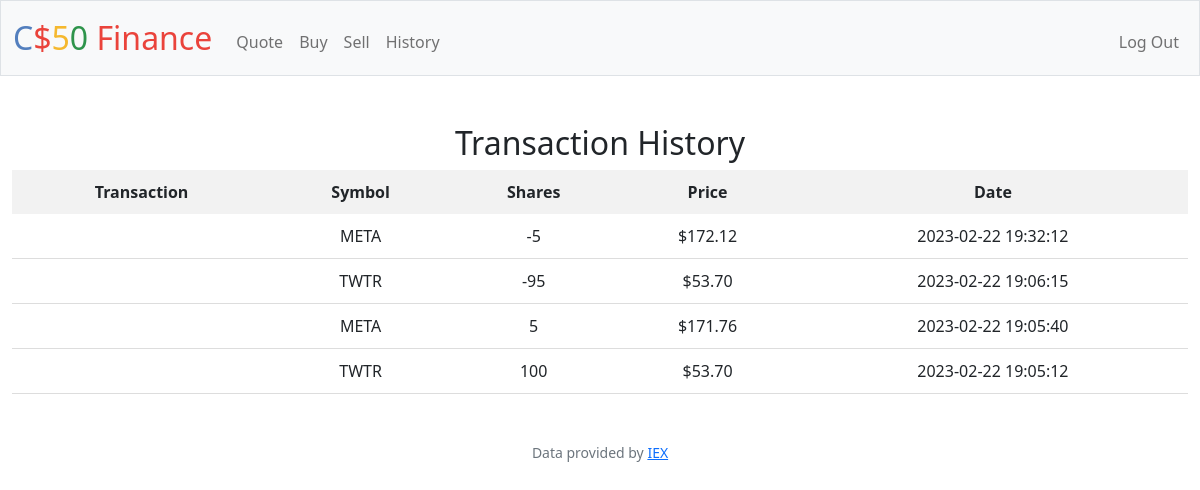
Screenshot of /history (signed in) with the database file from the repository.
### tables this page shows
CREATE TABLE 'transactions' ('id' INTEGER PRIMARY KEY AUTOINCREMENT NOT NULL, 'user_id' INTEGER, 'symbol' TEXT, 'shares' INTEGER, 'price' REAL, 'date' DATETIME);

### app.py (the view)
@app.route("/history")
@login_required
def history():
    user_id = session["user_id"]
    transactions = db.execute("SELECT symbol, shares, price, date FROM transactions WHERE user_id = ? ORDER BY date DESC", user_id)
    return render_template("history.html", transactions=transactions, usd=usd)

### app.py (called while the page is built)
@app.after_request
def after_request(response):
    response.headers["Cache-Control"] = "no-cache, no-store, must-revalidate"
    response.headers["Expires"] = 0
    response.headers["Pragma"] = "no-cache"
    return response

### helpers.py (called while the page is built)
def login_required(f):
    @wraps(f)
    def decorated_function(*args, **kwargs):
        if session.get("user_id") is None:
            return redirect("/login")
        return f(*args, **kwargs)
    return decorated_function

def usd(value):
    return f"${value:,.2f}"

### templates/history.html (shortened to what this page needs)
{% extends "layout.html" %}
{% block main %}
    <h2>Transaction History</h2>
    <table>
        <thead>
            <tr>
                <th>Transaction</th>
                <th>Symbol</th>
                <th>Shares</th>
                <th>Price</th>
                <th>Date</th>
            </tr>
        </thead>
        <tbody>
            {% for transaction in transactions %}
                <tr>
                    <td>{{ transaction.transaction }}</td>
                    <td>{{ transaction.symbol }}</td>
                    <td>{{ transaction.shares }}</td>
                    <td>{{ usd(transaction.price) }}</td>
                    <td>{{ transaction.date }}</td>
                </tr>
            {% endfor %}
        </tbody>
    </table>
{% endblock %}

### static/styles.css (style rules this page uses)
table { border-collapse: collapse; width: 100%; }
th, td { padding: 10px; text-align: center; }
th { background-color: #f2f2f2; font-weight: bold; }
td { border-bottom: 1px solid #ddd; }

### rows the page displays
transactions: price "$172.12"
transactions: price "$53.70"
transactions: price "$171.76"
transactions: price "$53.70"
